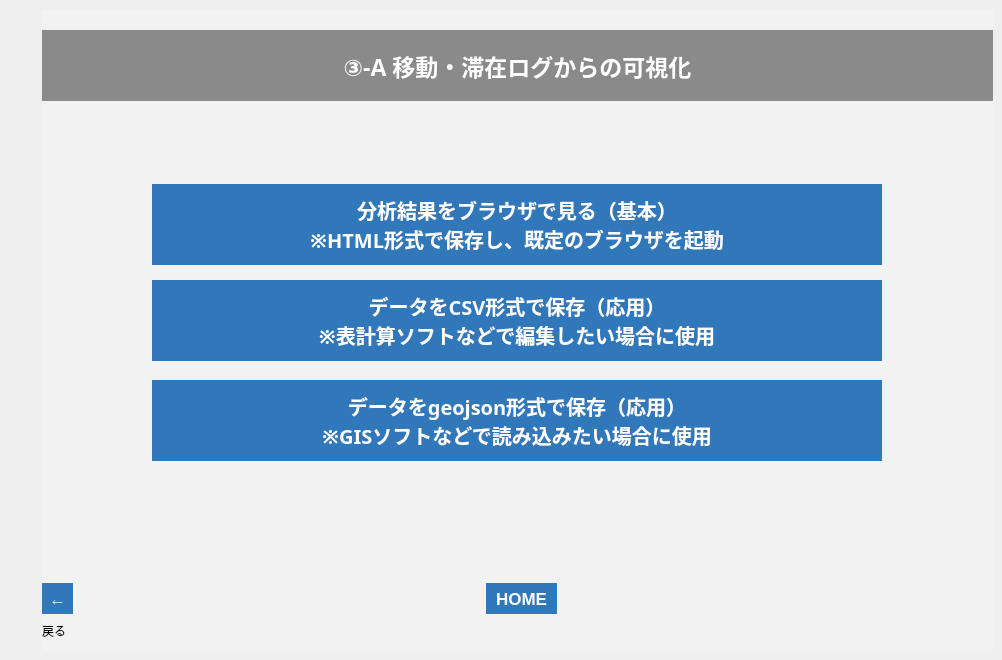
   <widget class="QWidget" name="tab_19">
    <attribute name="title">
     <string>003_5</string>
    </attribute>
    <widget class="QFrame" name="frame_19">
     <property name="geometry">
      <rect>
       <x>42</x>
       <y>10</y>
       <width>951</width>
       <height>641</height>
      </rect>
     </property>
     <property name="styleSheet">
      <string notr="true">background-color: rgb(242, 242, 242);</string>
     </property>
     <property name="frameShape">
      <enum>QFrame::NoFrame</enum>
     </property>
     <property name="frameShadow">
      <enum>QFrame::Plain</enum>
     </property>
     <property name="lineWidth">
      <number>0</number>
     </property>
     <widget class="QLabel" name="label_96">
      <property name="geometry">
       <rect>
        <x>0</x>
        <y>610</y>
        <width>50</width>
        <height>21</height>
       </rect>
      </property>
      <property name="text">
       <string>戻る</string>
      </property>
     </widget>
     <widget class="QToolButton" name="btn_003_5_b">
      <property name="geometry">
       <rect>
        <x>0</x>
        <y>573</y>
        <width>31</width>
        <height>31</height>
       </rect>
      </property>
      <property name="font">
       <font>
        <pointsize>13</pointsize>
        <weight>75</weight>
        <bold>true</bold>
       </font>
      </property>
      <property name="styleSheet">
       <string notr="true">background-color: rgb(48,120,186);
color: rgb(255, 255, 255);
border: none;</string>
      </property>
      <property name="text">
       <string>←</string>
      </property>
     </widget>
     <widget class="QLabel" name="label_97">
      <property name="geometry">
       <rect>
        <x>0</x>
        <y>20</y>
        <width>951</width>
        <height>71</height>
       </rect>
      </property>
      <property name="font">
       <font>
        <family>游ゴシック</family>
        <pointsize>17</pointsize>
        <weight>75</weight>
        <bold>true</bold>
       </font>
      </property>
      <property name="styleSheet">
       <string notr="true">background-color: rgb(138, 138, 138);
color: rgb(255, 255, 255);</string>
      </property>
      <property name="text">
       <string>③-A 移動・滞在ログからの可視化</string>
      </property>
      <property name="alignment">
       <set>Qt::AlignCenter</set>
      </property>
     </widget>
     <widget class="QLabel" name="label_98">
      <property name="geometry">
       <rect>
        <x>390</x>
        <y>420</y>
        <width>211</width>
        <height>81</height>
       </rect>
      </property>
      <property name="font">
       <font>
        <family>游ゴシック</family>
        <pointsize>11</pointsize>
        <weight>75</weight>
        <bold>true</bold>
       </font>
      </property>
      <property name="styleSheet">
       <string notr="true">border-color: rgb(220, 220, 220);</string>
      </property>
      <property name="frameShape">
       <enum>QFrame::Box</enum>
      </property>
      <property name="lineWidth">
       <number>0</number>
      </property>
      <property name="midLineWidth">
       <number>0</number>
      </property>
      <property name="text">
       <string/>
      </property>
      <property name="alignment">
       <set>Qt::AlignLeading|Qt::AlignLeft|Qt::AlignVCenter</set>
      </property>
     </widget>
     <widget class="QPushButton" name="btn_export_geojson_003">
      <property name="geometry">
       <rect>
        <x>110</x>
        <y>370</y>
        <width>730</width>
        <height>81</height>
       </rect>
      </property>
      <property name="font">
       <font>
        <family>游ゴシック</family>
        <pointsize>15</pointsize>
        <weight>75</weight>
        <bold>true</bold>
       </font>
      </property>
      <property name="autoFillBackground">
       <bool>false</bool>
      </property>
      <property name="styleSheet">
       <string notr="true">background-color: rgb(48,120,186);
color: rgb(255, 255, 255);
border: none;</string>
      </property>
      <property name="text">
       <string>データをgeojson形式で保存（応用）
※GISソフトなどで読み込みたい場合に使用</string>
      </property>
     </widget>
     <widget class="QPushButton" name="btn_export_csv_003">
      <property name="geometry">
       <rect>
        <x>110</x>
        <y>270</y>
        <width>730</width>
        <height>81</height>
       </rect>
      </property>
      <property name="font">
       <font>
        <family>游ゴシック</family>
        <pointsize>15</pointsize>
        <weight>75</weight>
        <bold>true</bold>
       </font>
      </property>
      <property name="autoFillBackground">
       <bool>false</bool>
      </property>
      <property name="styleSheet">
       <string notr="true">background-color: rgb(48,120,186);
color: rgb(255, 255, 255);
border: none;</string>
      </property>
      <property name="text">
       <string>データをCSV形式で保存（応用）
※表計算ソフトなどで編集したい場合に使用</string>
      </property>
     </widget>
     <widget class="QToolButton" name="btn_home_19">
      <property name="geometry">
       <rect>
        <x>444</x>
        <y>573</y>
        <width>71</width>
        <height>31</height>
       </rect>
      </property>
      <property name="font">
       <font>
        <pointsize>13</pointsize>
        <weight>75</weight>
        <bold>true</bold>
       </font>
      </property>
      <property name="styleSheet">
       <string notr="true">background-color: rgb(48,120,186);
color: rgb(255, 255, 255);
border: none;</string>
      </property>
      <property name="text">
       <string>HOME</string>
      </property>
     </widget>
     <widget class="QPushButton" name="btn_export_html_003">
      <property name="geometry">
       <rect>
        <x>110</x>
        <y>174</y>
        <width>730</width>
        <height>81</height>
       </rect>
      </property>
      <property name="font">
       <font>
        <family>游ゴシック</family>
        <pointsize>15</pointsize>
        <weight>75</weight>
        <bold>true</bold>
       </font>
      </property>
      <property name="autoFillBackground">
       <bool>false</bool>
      </property>
      <property name="styleSheet">
       <string notr="true">background-color: rgb(48,120,186);
color: rgb(255, 255, 255);
border: none;</string>
      </property>
      <property name="text">
       <string>分析結果をブラウザで見る（基本）
※HTML形式で保存し、既定のブラウザを起動</string>
      </property>
     </widget>
    </widget>
   </widget>
